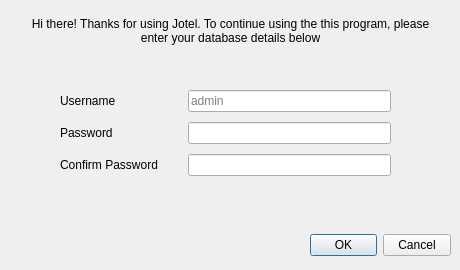
<?xml version="1.0" encoding="UTF-8"?>
<ui version="4.0">
 <class>Create_Login_root</class>
 <widget class="QDialog" name="Create_Login_root">
  <property name="geometry">
   <rect>
    <x>0</x>
    <y>0</y>
    <width>460</width>
    <height>270</height>
   </rect>
  </property>
  <property name="windowTitle">
   <string>Dialog</string>
  </property>
  <widget class="QWidget" name="layoutWidget">
   <property name="geometry">
    <rect>
     <x>60</x>
     <y>90</y>
     <width>331</width>
     <height>171</height>
    </rect>
   </property>
   <layout class="QFormLayout" name="formLayout">
    <property name="sizeConstraint">
     <enum>QLayout::SetNoConstraint</enum>
    </property>
    <property name="horizontalSpacing">
     <number>30</number>
    </property>
    <property name="verticalSpacing">
     <number>10</number>
    </property>
    <item row="0" column="0">
     <widget class="QLabel" name="usernameLabel">
      <property name="text">
       <string>Username</string>
      </property>
     </widget>
    </item>
    <item row="0" column="1">
     <widget class="QLineEdit" name="usernameLineEdit">
      <property name="readOnly">
       <bool>true</bool>
      </property>
      <property name="placeholderText">
       <string>admin</string>
      </property>
     </widget>
    </item>
    <item row="1" column="0">
     <widget class="QLabel" name="passwordLabel">
      <property name="text">
       <string>Password</string>
      </property>
     </widget>
    </item>
    <item row="1" column="1">
     <widget class="QLineEdit" name="passwordLineEdit">
      <property name="echoMode">
       <enum>QLineEdit::Password</enum>
      </property>
     </widget>
    </item>
    <item row="2" column="0">
     <widget class="QLabel" name="confirmPasswordLabel">
      <property name="text">
       <string>Confirm Password</string>
      </property>
     </widget>
    </item>
    <item row="2" column="1">
     <widget class="QLineEdit" name="confirmPasswordLineEdit">
      <property name="echoMode">
       <enum>QLineEdit::Password</enum>
      </property>
     </widget>
    </item>
   </layout>
  </widget>
  <widget class="QWidget" name="verticalLayoutWidget">
   <property name="geometry">
    <rect>
     <x>0</x>
     <y>0</y>
     <width>461</width>
     <height>61</height>
    </rect>
   </property>
   <layout class="QVBoxLayout" name="verticalLayout">
    <property name="sizeConstraint">
     <enum>QLayout::SetDefaultConstraint</enum>
    </property>
    <item>
     <widget class="QLabel" name="label">
      <property name="frameShape">
       <enum>QFrame::NoFrame</enum>
      </property>
      <property name="text">
       <string>Hi there! Thanks for using Jotel. To continue using the this program, please 
enter your database details below</string>
      </property>
      <property name="alignment">
       <set>Qt::AlignCenter</set>
      </property>
      <property name="wordWrap">
       <bool>true</bool>
      </property>
      <property name="indent">
       <number>0</number>
      </property>
     </widget>
    </item>
   </layout>
  </widget>
  <widget class="QDialogButtonBox" name="buttonBox">
   <property name="geometry">
    <rect>
     <x>310</x>
     <y>230</y>
     <width>141</width>
     <height>31</height>
    </rect>
   </property>
   <property name="standardButtons">
    <set>QDialogButtonBox::Cancel|QDialogButtonBox::Ok</set>
   </property>
  </widget>
 </widget>
 <resources/>
 <connections>
  <connection>
   <sender>buttonBox</sender>
   <signal>accepted()</signal>
   <receiver>Create_Login_root</receiver>
   <slot>accept()</slot>
   <hints>
    <hint type="sourcelabel">
     <x>380</x>
     <y>245</y>
    </hint>
    <hint type="destinationlabel">
     <x>229</x>
     <y>134</y>
    </hint>
   </hints>
  </connection>
  <connection>
   <sender>buttonBox</sender>
   <signal>rejected()</signal>
   <receiver>Create_Login_root</receiver>
   <slot>close()</slot>
   <hints>
    <hint type="sourcelabel">
     <x>380</x>
     <y>245</y>
    </hint>
    <hint type="destinationlabel">
     <x>229</x>
     <y>134</y>
    </hint>
   </hints>
  </connection>
 </connections>
</ui>
